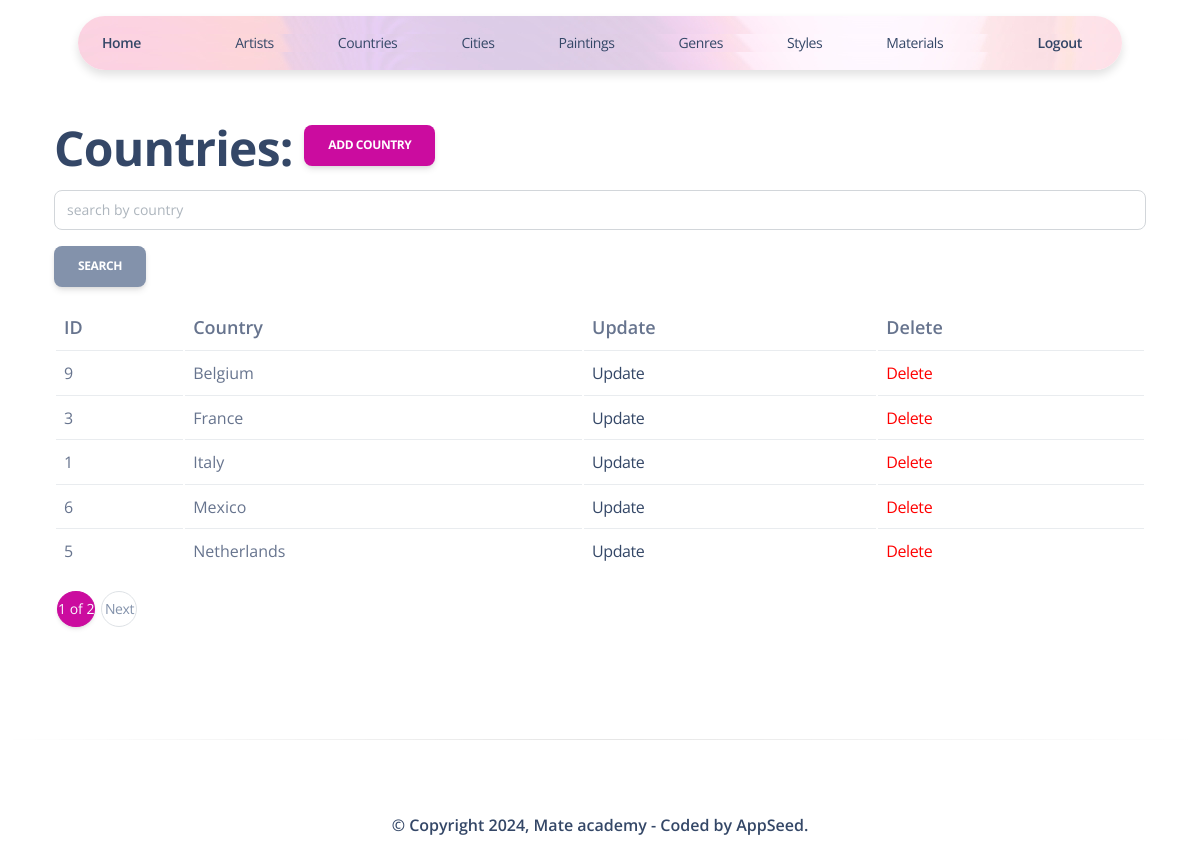
Page /countries/ (signed in) on the committed database.
### gallery/models.py (models this page shows)
class Country(models.Model):
    country_name = models.CharField(max_length=255)
    class Meta:
        ordering = ("country_name",)
        verbose_name_plural = "countries"
    def __str__(self):
        return self.country_name

### gallery/views.py (the view)
# urls.py: path("countries/", CountryListView.as_view(), name="country-list"),
class CountryListView(LoginRequiredMixin, generic.ListView):
    model = Country
    paginate_by = 5
    def get_context_data(self, *, object_list=None, **kwargs):
        context = super(CountryListView, self).get_context_data(**kwargs)
        country_name = self.request.GET.get("country_name", "")
        context["search_form"] = CountrySearchForm(
            initial={"country_name": country_name}
        )
        return context
    def get_queryset(self):
        queryset = Country.objects.all()
        form = CountrySearchForm(self.request.GET)
        if form.is_valid():
            return queryset.filter(country_name__icontains=form.cleaned_data["country_name"])
        return queryset

### gallery/forms.py
class CountrySearchForm(forms.Form):
    country_name = forms.CharField(
        max_length=255,
        required=False,
        label="",
        widget=forms.TextInput(
            attrs={
                "placeholder": "search by country"
            }
        )
    )

### gallery/templatetags/query_transform.py (called while the page is built)
@register.simple_tag
def query_transform(request, **kwargs):
    updated = request.GET.copy()
    for key, value in kwargs.items():
        if value is not None:
            updated[key] = value
        else:
            updated.pop(key, 0)
    return updated.urlencode()

### templates/gallery/country_list.html
{% extends "layouts/base_sections.html" %}
{% block header %}
  {% include 'includes/navigation.html' %}
{% endblock header %}
{% block content %}
  <div class="container mt-5">
    <h1>Countries:
      <a class="float-right btn btn-primary" href="{% url 'gallery:country-create' %}">Add country</a>
    </h1>
    {% include "includes/search_form.html" %}
    {% if country_list %}
      <table class="table">
        <tr style="font-size: large">
          <th>ID</th>
          <th>Country</th>
          <th>Update</th>
          <th>Delete</th>
        </tr>
        {% for country in country_list %}
          <tr>
            <td>
              {{ country.id }}
            </td>
            <td>
              {{ country }}
            </td>
            <td>
              <a href="{% url 'gallery:country-update' country.id %}">Update</a>
            </td>
            <td>
              <a style="color: red" href="{% url 'gallery:country-delete' country.id %}">Delete</a>
            </td>
          </tr>
        {% endfor %}
      </table>
    {% else %}
      <p>There are no country in the gallery.</p>
    {% endif %}
  </div>
{% endblock %}

### rows in the picture
Country: id "9", country_name "Belgium"
Country: id "3", country_name "France"
Country: id "1", country_name "Italy"
Country: id "6", country_name "Mexico"
Country: id "5", country_name "Netherlands"

### other values in the picture
{{ page_obj.number }} "1"
{{ paginator.num_pages }} "2"
